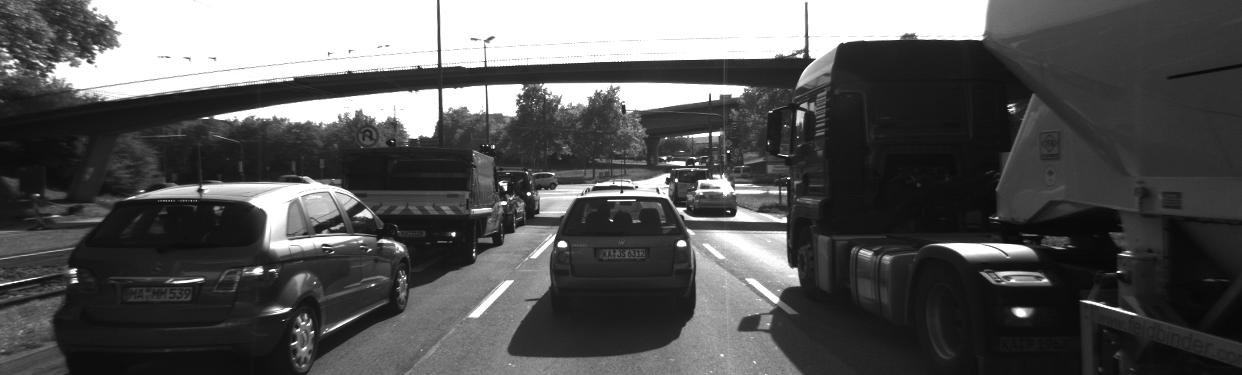
//> input picture gradient_filtering/images/img1gray.png, 1242 x 375 px
$ ./gradient_sobel   (built with g++ and OpenCV 4)
//> lines starting //> are read from the running program, lines starting //| are printed output that depends on the picture
#include <iostream>
#include <numeric>
#include <opencv2/core.hpp>
#include <opencv2/highgui.hpp>
#include <opencv2/imgproc.hpp>

//using namespace std;

// GAUSSIAN smoothing
// copied from file 'guassian_smoothing.cpp'
//
void gaussianSmoothing1(cv::Mat& rfImage, cv::Mat& rfSmoothed)
{
    // create filter kernel
    float gauss_data[25] = {1, 4, 7, 4, 1,
                            4, 16, 26, 16, 4,
                            7, 26, 41, 26, 7,
                            4, 16, 26, 16, 4,
                            1, 4, 7, 4, 1};

    // Must normalize the kernel
    float sum = 0;
    for (short n=0; n<25; n++)
	sum += gauss_data[n];

    cv::Mat kernel = cv::Mat (5, 5, CV_32F, gauss_data)/sum;

    // apply filter
    int ddepth = -1; // '-1' means same depth as source
    cv::filter2D (rfImage, rfSmoothed, -1, kernel, cv::Point(-1, -1), 0, cv::BORDER_DEFAULT);

    return;
}


// [48 lines left out: function ocv_gradientSobel, not called in this run]

void directional_gradient (cv::Mat& mIn, cv::Mat& mOut, float* pKernel)
{
    int cols = mIn.cols;
    int rows = mIn.rows;
    uchar* pData = mIn.data;

    std::cout << " mIn.step[1] = " << mIn.step[1] << std::endl;

    float norm;
    for (short n=0;n<9;n++)
	norm += abs(*(pKernel+n));

    cv::Mat mDer (mIn.size(), CV_32FC1, cv::Scalar(255));
    for (short r=1; r<(rows-0); r++) {

	for (short c=1; c<(cols-0); c++) {

	    float sum=0;
	    for (short row=0; row<3; row++) {
		for (short col=0; col<3; col++) {
		    int base = mIn.step[0]*(r-1+row) + mIn.step[1]*(c-1+col);

		    float imgValue = (float)(*(pData+base));
		    float kernValue = *(pKernel+row*3+col);
		    //sum += (*(pData+base)) * (*(pKernel+row*3+col));
		    sum += imgValue*kernValue;
		}
	    }
	    // [5 lines of commented-out code are left out]
	    mDer.at<float>(r,c) = sum;
	}
    }
    mDer.convertTo (mOut, CV_8UC1);
}

void mygradientSobel (cv::Mat& rfImage)
{
    cv::Mat mSmoothed;
    gaussianSmoothing1 (rfImage, mSmoothed);
    //mSmoothed = rfImage;

    cv::Mat mDerX (rfImage.size(), rfImage.type(), cv::Scalar(255));
    float der_x[9] = {-1,0,-1,  -2,0,2,  -1,0,-1};

    directional_gradient (mSmoothed, mDerX, &der_x[0]);

    // show x-derative
    std::string windowName = "xDer";
    cv::namedWindow (windowName, 1); // create window
    cv::imshow (windowName, mDerX);
    cv::waitKey (0); // wait for keyboard input before continuing
    cv::destroyWindow (windowName);

    return;
}

// [28 lines left out: function gradientSobel, not called in this run]


int main()
{
    std::cout << " Gradient Sobel\n";

    // load image from file
    cv::Mat img;
    img = cv::imread ("../images/img1gray.png");
//> img is the input picture: 375 rows x 1242 cols, CV_8UC3; min 7, max 255, mean 86.7
    std::cout << " Image type = " << img.type() << std::endl;
//|  Image type = 16

    cv::Mat imgGray;
    cv::cvtColor(img, imgGray, cv::COLOR_BGR2GRAY);
    std::cout << " Gray Image type = " << imgGray.type() << std::endl;
//|  Gray Image type = 0

    //gradientSobel(img);
    mygradientSobel(imgGray);
//|  mIn.step[1] = 1
//> the loop in directional_gradient, `for (short n=0;n<9;n++)` made 9 passes
//> norm on passes 1 to 9: 1, 1, 2, 4, 4, 6, 7, 7, 8
//> after the loop in directional_gradient, `for (short n=0;n<9;n++)`: norm = 8
//> after the loop in directional_gradient, `for (short r=1; r<(rows-0); r++)`:
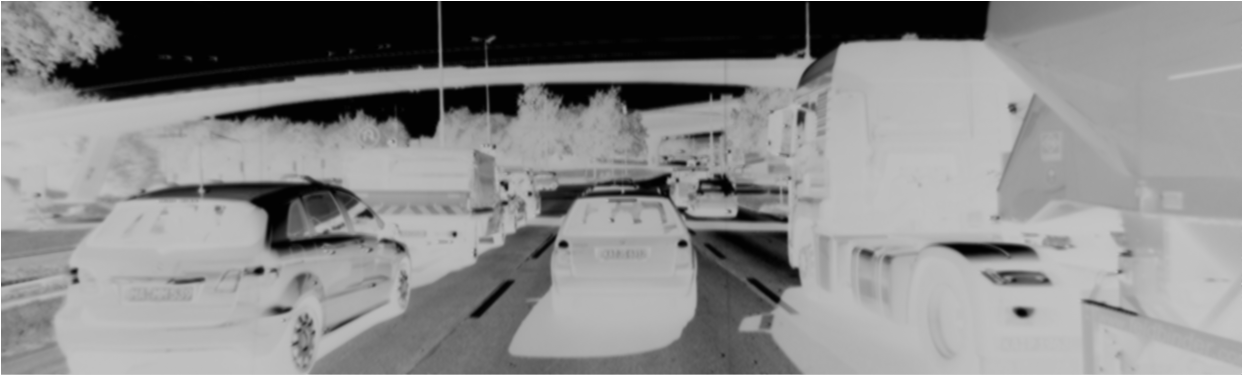
//> mDer: 375 rows x 1242 cols, CV_32FC1; min -1032, max 255, mean -343.1; drawn with min black and max white
//> in directional_gradient, `mDer.convertTo (mOut, CV_8UC1);`:
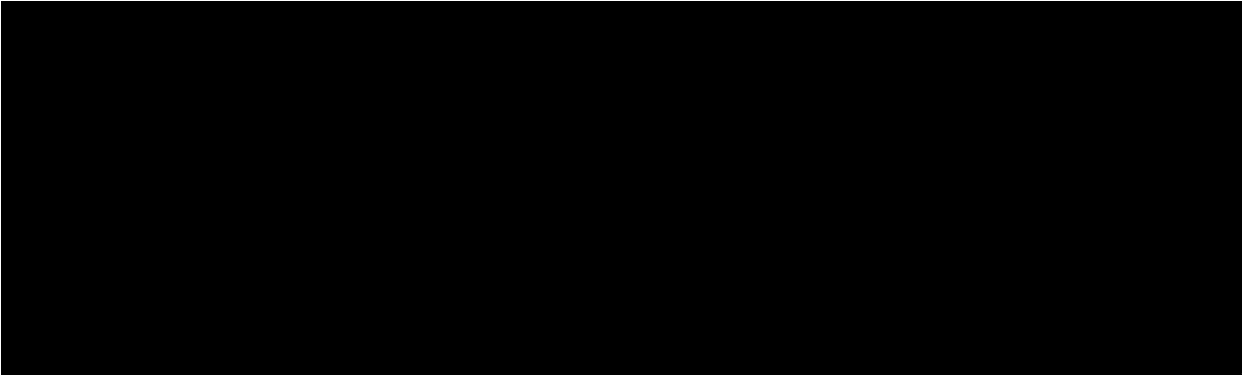
//> mOut: 375 rows x 1242 cols, CV_8UC1; min 0, max 255, mean 0.9
}

$ run again, with gradient_filtering/images/img2gray.png copied over gradient_filtering/images/img1gray.png
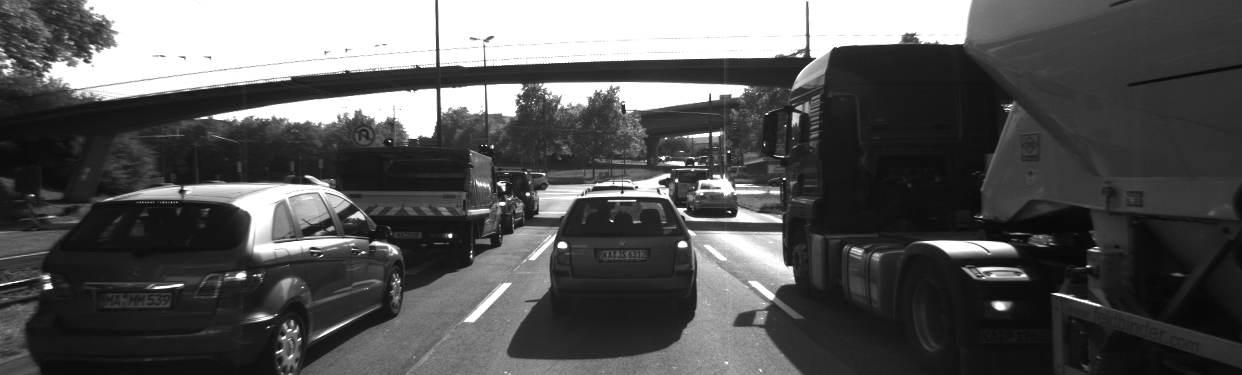
//> input picture gradient_filtering/images/img2gray.png, 1242 x 375 px
//> img is the input picture: 375 rows x 1242 cols, CV_8UC3; min 6, max 255, mean 86.7
//|  Image type = 16
//|  Gray Image type = 0
//|  mIn.step[1] = 1
//> the loop in directional_gradient, `for (short n=0;n<9;n++)` made 9 passes
//> norm on passes 1 to 8: 1, 1, 2, 4, 4, 6, 7, 7
//> after the loop in directional_gradient, `for (short n=0;n<9;n++)`: norm = 8
//> after the loop in directional_gradient, `for (short r=1; r<(rows-0); r++)`:
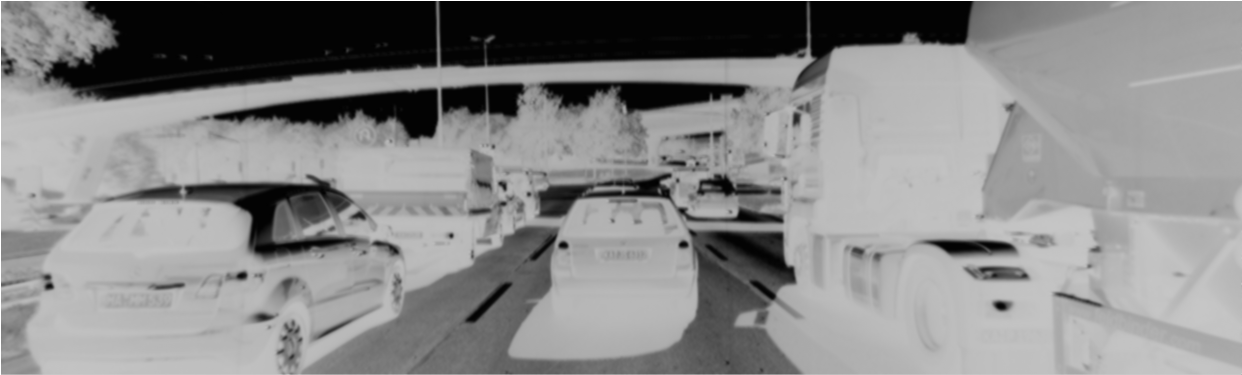
//> mDer: 375 rows x 1242 cols, CV_32FC1; min -1036, max 255, mean -343.3; drawn with min black and max white
